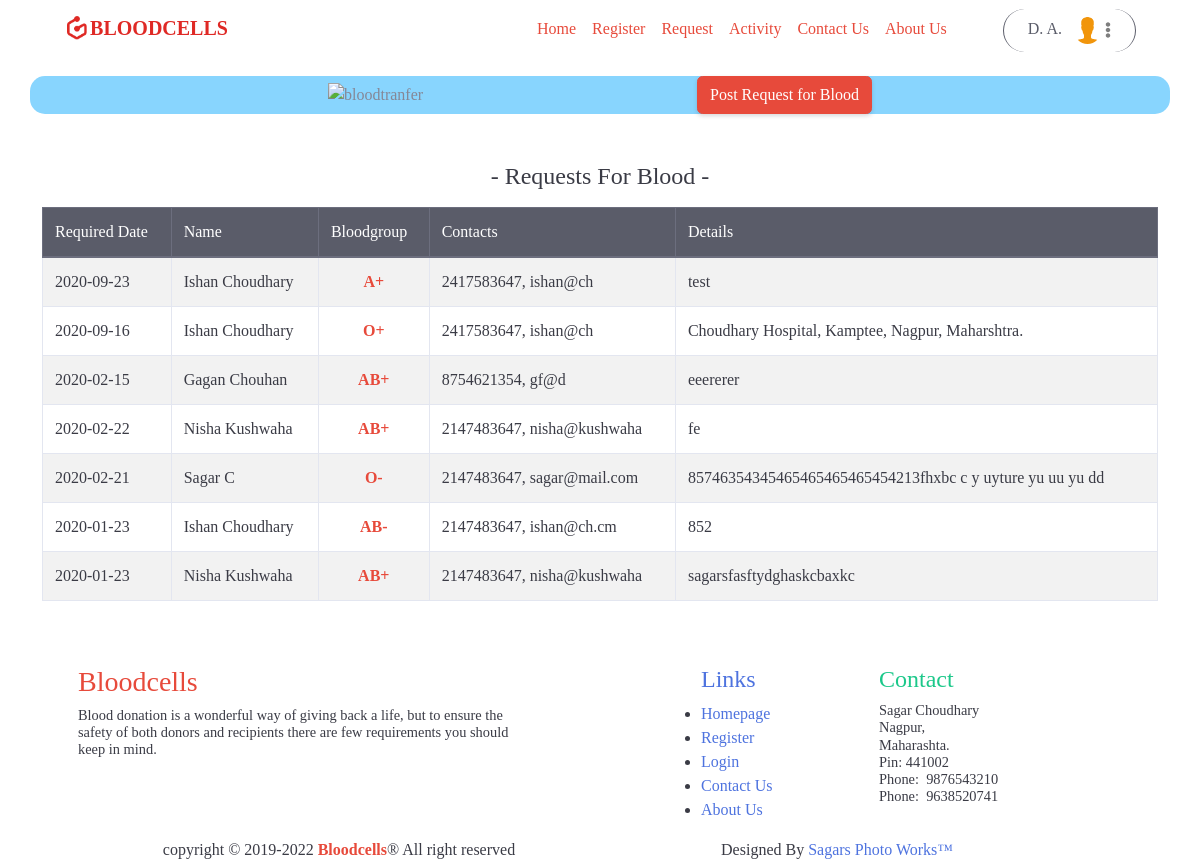
The app's page /all_request.php (signed in) with its own data.
### tables this page shows
CREATE TABLE `request` (
  `id` int(11) NOT NULL,
  `fname` text NOT NULL,
  `lname` text NOT NULL,
  `bgroup` text NOT NULL,
  `gender` text NOT NULL,
  `age` int(3) NOT NULL,
  `email` text NOT NULL,
  `mobile` bigint(11) NOT NULL,
  `city` text NOT NULL,
  `required_date` date NOT NULL,
  `requested_date` timestamp NOT NULL DEFAULT current_timestamp() ON UPDATE current_timestamp(),
  `details` text NOT NULL,
  `replied` text NOT NULL,
  `reply` text NOT NULL
);

### all_request.php (the view, shortened to what this page needs)
<!DOCTYPE html>
<html>
  <head>
    <?php include'include/common_links.php'; ?>
    <link rel="stylesheet" href="css/all_request.css" type="text/css">
  </head>
  <body id="page-top">
    <div class="container-fluid">
      <div>
        <nav class="navbar navbar-expand-lg navbar-light">
          <div class="container">
            <a class="navbar-brand text-uppercase font-weight-bold" id="logo-name"href="index.php"><img src="assets/Component.png" id="logo1" alt="component">Bloodcells</a>
            <div class="collapse navbar-collapse" id="navbarSupportedContent1">
              <ul class="navbar-nav ml-auto font-weight-normal">
                <li class="nav-item menu-item"> <a class="nav-link text-danger" href="index.php">Home</a> </li>
                <li class="nav-item menu-item"> <a class="nav-link text-danger" href="beforeregister.php">Register</a> </li>
                <li class="nav-item menu-item"> <a class="nav-link text-danger" href="all_request.php">Request</a> </li>
                <li class="nav-item menu-item"> <a class="nav-link text-danger" href="camps.php">Activity</a> </li>
                <li class="nav-item menu-item"> <a class="nav-link text-danger" href="contact.php">Contact Us</a> </li>
                <li class="nav-item menu-item"> <a class="nav-link text-danger" href="about.php">About Us</a> </li>
<?php if (!isset($_SESSION['email'])): ?>
    <li class="nav-item ml-5"> <a class="nav-link" href="login.php"><h6 class="login-button">Log-in</h6></a> </li>
<?php else: ?>
<?php $email = $_SESSION['email'];
$mysqli = new mysqli('localhost','root','','bloodcells') or die(mysqli_error($mysqli));
$user = $mysqli->query("SELECT SUBSTRING(fname,1,1),SUBSTRING(lname,1,1) FROM `user_reg` WHERE `email`='$email'") or die($mysqli->error);
$arrayy = $user->fetch_assoc();
?>
            <li class="nav-item dropdown no-arrow ml-5 border-right border-left rounded-pill border-dark px-3">
              <a class="nav-link dropdown-toggle" href="#" id="userDropdown" role="button" data-toggle="dropdown" aria-haspopup="true" aria-expanded="false">
                <span class="mr-2 d-none d-lg-inline text-capitalize text-dark"><?php echo $arrayy['SUBSTRING(fname,1,1)'].". ".$arrayy['SUBSTRING(lname,1,1)']."."; ?></span>
                <img class="img-profile rounded-circle" src="assets/Icon-person@2x.png" data-size="60x60"><img src="assets/ellipsis-v-solid.svg" class="ml-1 opacity-1" style="opacity: 0.5;" alt=""  width="6">
              </a>
            </li><?php endif; ?>
              </ul>
            </div>
          </div>
        </nav>
      </div>
<div class="container mt-3 left-img" data-aos="fade-up">
  <img src="assets/bloodtransfer.png" class="w-25 mr-5 float-left" alt="bloodtranfer">
  <a href="request.php" title="If you want a blood for any you can post a blood request." class="btn btn-danger ml-5 shadow-sm">
    Post Request for Blood
  </a>
</div>
<?php
      $mysqli = new mysqli('localhost','root','','bloodcells') or die(mysqli_error($mysqli));
      $request = $mysqli->query("SELECT * FROM request ORDER BY id DESC") or die($mysqli->error);
    ?>
        <div class="container">
          <div class="mt-5">
            <div class="text-gray-900 text-center"><h4 class="pb-2">- Requests For Blood -</h4></div>
            <div class="row justify-content-center" data-aos="fade-up">
              <table class="table table-bordered table-hover table-striped">
                <thead class="thead-dark">
                  <tr>
                    <th scope="col" class="font-weight-normal">Required Date</th>
                    <th scope="col" class="font-weight-normal">Name</th>
                    <th scope="col" class="font-weight-normal">Bloodgroup</th>
                    <th scope="col" class="font-weight-normal">Contacts</th>
                    <th scope="col" class="font-weight-normal">Details</th>
                  </tr>
                </thead>
                <tbody>
                  <?php while ($row = $request->fetch_assoc()): ?>
                  <tr>
                    <td class="text-gray-900"><?php echo $row['required_date']; ?></td>
                    <td class="text-gray-900"><div class="text-capitalize"><?php echo $row['fname']; ?>&nbsp;<?php echo $row['lname']; ?></div></td>
                    <td class="font-weight-bold text-danger text-center"><?php echo $row['bgroup']; ?></td>
                    <td class="text-gray-900"><?php echo $row['mobile']; ?>&comma;&nbsp;<?php echo $row['email']; ?></td>
                    <td class="text-gray-900"><?php echo $row['details']; ?></td>
                  </tr>
                  <?php endwhile; ?>
                </tbody>
              </table>
            </div>
          </div>
        </div>
      <?php include 'include/footer.php'; ?>
      </div>
    </body>
  </html>

### css/all_request.css (style rules this page uses)
a { text-decoration: none; }
#logo-name { color: #df2925; }
body nav div #logo1 { height: 30px; padding: 3px ; margin-bottom: 4px; }
.left-img { display: flex; justify-content: center; align-items: center; border-radius: 15px; background-color: #88d5fe; }

### records on screen
request: required_date "2020-09-23", fname "Ishan", lname "Choudhary", bgroup "A+", mobile "2417583647", email "ishan@ch", details "test"
request: required_date "2020-09-16", fname "Ishan", lname "Choudhary", bgroup "O+", mobile "2417583647", email "ishan@ch", details "Choudhary Hospital, Kamptee, Nagpur, Maharshtra."
request: required_date "2020-02-15", fname "Gagan", lname "Chouhan", bgroup "AB+", mobile "8754621354", email "gf@d", details "eeererer"
request: required_date "2020-02-22", fname "Nisha", lname "Kushwaha", bgroup "AB+", mobile "2147483647", email "nisha@kushwaha", details "fe"
request: required_date "2020-02-21", fname "Sagar", lname "C", bgroup "O-", mobile "2147483647", email "sagar@mail.com", details "85746354345465465465465454213fhxbc c y uyture yu uu yu dd"
request: required_date "2020-01-23", fname "Ishan", lname "Choudhary", bgroup "AB-", mobile "2147483647", email "ishan@ch.cm", details "852"
request: required_date "2020-01-23", fname "Nisha", lname "Kushwaha", bgroup "AB+", mobile "2147483647", email "nisha@kushwaha", details "sagarsfasftydghaskcbaxkc"

### other values on screen
$arrayy['SUBSTRING(fname,1,1)'] "D"
$arrayy['SUBSTRING(lname,1,1)'] "A"
